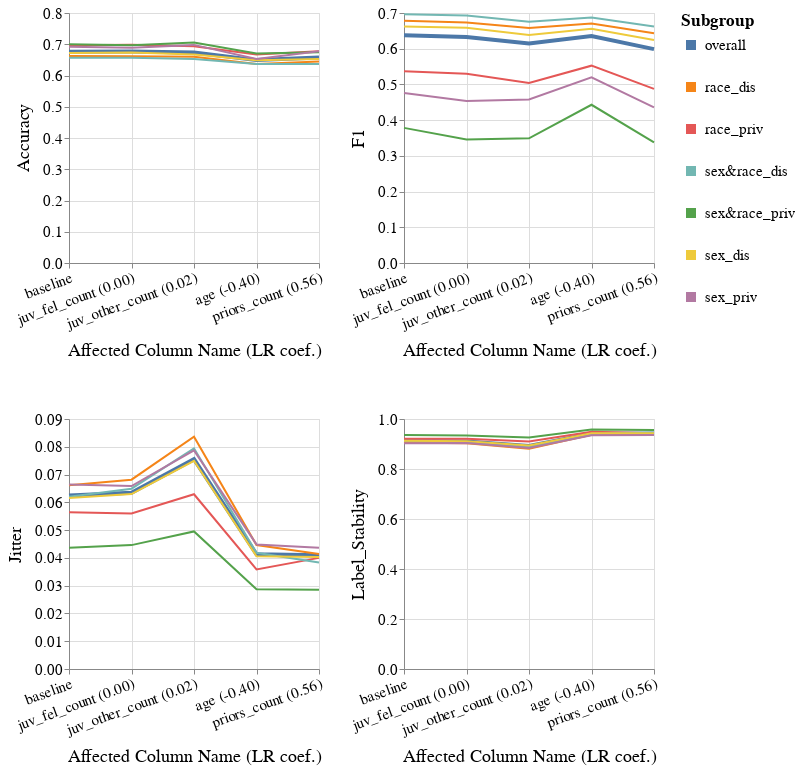

This figure's notebook cell:
### Markdown cell above
### Specific subgroup metric per dataset and multiple models

### Code cell
visualizer.create_subgroups_grid_pct_lines_plot_for_col_imp(target_preprocessing_technique=PREPROCESSING_TECHNIQUES[0],
                                                            model_name=MODEL_NAMES[0],
                                                            subgroup_metrics=['Accuracy', 'F1', 'Jitter', 'Label_Stability'],
                                                            sort_cols_lst=['baseline', 'juv_fel_count (0.00)',
                                                                           'juv_other_count (0.02)', 'age (-0.40)', 'priors_count (0.56)'],
                                                            feature_imp_df=feature_imp_df)
